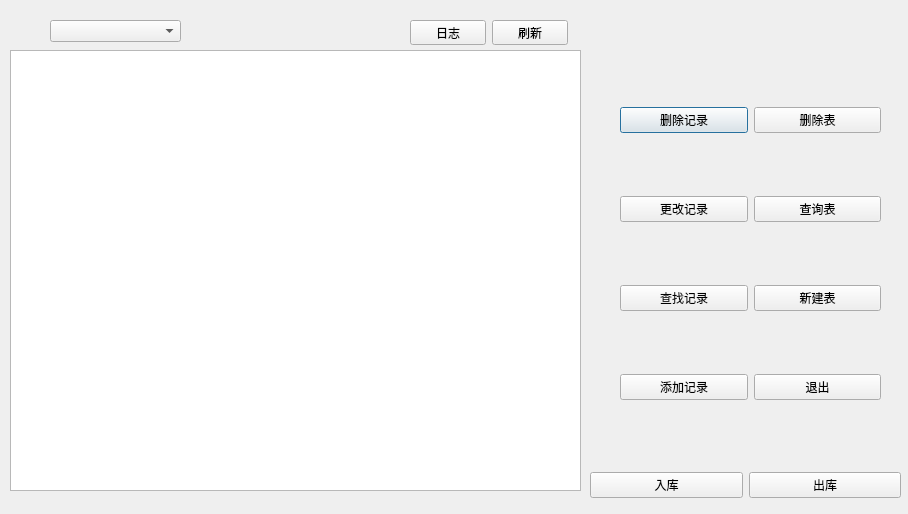
<?xml version="1.0" encoding="UTF-8"?>
<ui version="4.0">
 <class>manage</class>
 <widget class="QDialog" name="manage">
  <property name="geometry">
   <rect>
    <x>0</x>
    <y>0</y>
    <width>908</width>
    <height>514</height>
   </rect>
  </property>
  <property name="windowTitle">
   <string>Dialog</string>
  </property>
  <widget class="QTableWidget" name="tableWidget">
   <property name="geometry">
    <rect>
     <x>10</x>
     <y>50</y>
     <width>571</width>
     <height>441</height>
    </rect>
   </property>
  </widget>
  <widget class="QComboBox" name="comboBox">
   <property name="geometry">
    <rect>
     <x>50</x>
     <y>20</y>
     <width>131</width>
     <height>22</height>
    </rect>
   </property>
  </widget>
  <widget class="QWidget" name="layoutWidget">
   <property name="geometry">
    <rect>
     <x>620</x>
     <y>50</y>
     <width>261</width>
     <height>411</height>
    </rect>
   </property>
   <layout class="QVBoxLayout" name="verticalLayout">
    <item>
     <layout class="QHBoxLayout" name="horizontalLayout">
      <item>
       <widget class="QPushButton" name="delete_record">
        <property name="text">
         <string>删除记录</string>
        </property>
       </widget>
      </item>
      <item>
       <widget class="QPushButton" name="delete_table">
        <property name="text">
         <string>删除表</string>
        </property>
       </widget>
      </item>
     </layout>
    </item>
    <item>
     <layout class="QHBoxLayout" name="horizontalLayout_3">
      <item>
       <widget class="QPushButton" name="update_record">
        <property name="text">
         <string>更改记录</string>
        </property>
       </widget>
      </item>
      <item>
       <widget class="QPushButton" name="select_table">
        <property name="text">
         <string>查询表</string>
        </property>
       </widget>
      </item>
     </layout>
    </item>
    <item>
     <layout class="QHBoxLayout" name="horizontalLayout_2">
      <item>
       <widget class="QPushButton" name="select_record">
        <property name="text">
         <string>查找记录</string>
        </property>
       </widget>
      </item>
      <item>
       <widget class="QPushButton" name="add_table">
        <property name="text">
         <string>新建表</string>
        </property>
       </widget>
      </item>
     </layout>
    </item>
    <item>
     <layout class="QHBoxLayout" name="horizontalLayout_4">
      <item>
       <widget class="QPushButton" name="add_record">
        <property name="text">
         <string>添加记录</string>
        </property>
       </widget>
      </item>
      <item>
       <widget class="QPushButton" name="manage_Exit">
        <property name="text">
         <string>退出</string>
        </property>
       </widget>
      </item>
     </layout>
    </item>
   </layout>
  </widget>
  <widget class="QLabel" name="time_label">
   <property name="geometry">
    <rect>
     <x>590</x>
     <y>20</y>
     <width>311</width>
     <height>21</height>
    </rect>
   </property>
   <property name="text">
    <string/>
   </property>
  </widget>
  <widget class="QWidget" name="layoutWidget">
   <property name="geometry">
    <rect>
     <x>590</x>
     <y>460</y>
     <width>311</width>
     <height>51</height>
    </rect>
   </property>
   <layout class="QHBoxLayout" name="horizontalLayout_5">
    <item>
     <widget class="QPushButton" name="Storage">
      <property name="text">
       <string>入库</string>
      </property>
     </widget>
    </item>
    <item>
     <widget class="QPushButton" name="lessen">
      <property name="text">
       <string>出库</string>
      </property>
     </widget>
    </item>
   </layout>
  </widget>
  <widget class="QWidget" name="">
   <property name="geometry">
    <rect>
     <x>410</x>
     <y>20</y>
     <width>158</width>
     <height>25</height>
    </rect>
   </property>
   <layout class="QHBoxLayout" name="horizontalLayout_6">
    <item>
     <widget class="QPushButton" name="journal">
      <property name="text">
       <string>日志</string>
      </property>
     </widget>
    </item>
    <item>
     <widget class="QPushButton" name="refresh">
      <property name="text">
       <string>刷新</string>
      </property>
     </widget>
    </item>
   </layout>
  </widget>
 </widget>
 <resources/>
 <connections/>
</ui>
